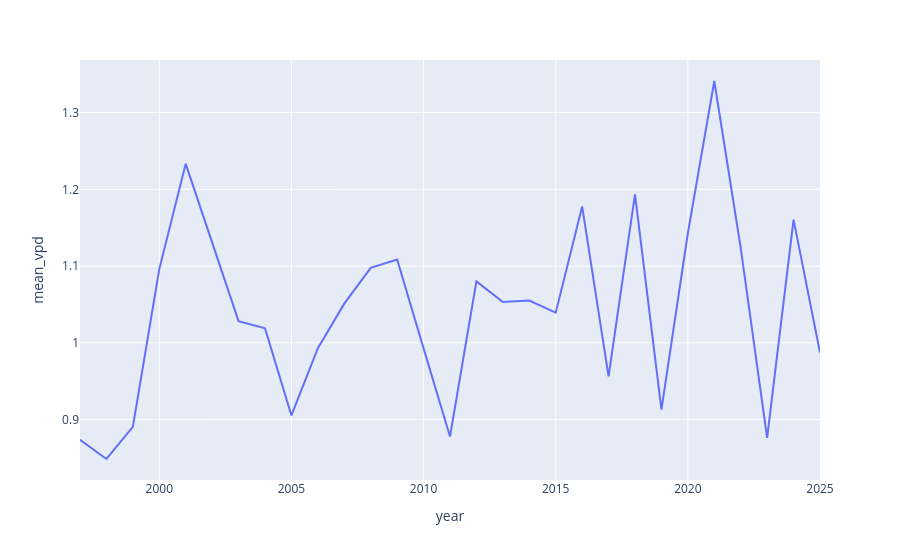

The code cell stored with this chart in its notebook:
### Code cell
px.line(growing_season_vpd_means, x="year", y="mean_vpd")

### Figure 1 — Plotly figure (JSON) as saved in the notebook; plotly's stock layout.template omitted (floating-point values rounded to 4 significant figures)
{"data": [{"hovertemplate": "year=%{x}<br>mean_vpd=%{y}<extra></extra>", "legendgroup": "", "line": {"color": "#636efa", "dash": "solid"}, "marker": {"symbol": "circle"}, "mode": "lines", "name": "", "orientation": "v", "showlegend": false, "type": "scatter", "x": [1997, 1998, 1999, 2000, 2001, 2002, 2003, 2004, 2005, 2006, 2007, 2008, 2009, 2010, 2011, 2012, 2013, 2014, 2015, 2016, 2017, 2018, 2019, 2020, 2021, 2022, 2023, 2024, 2025], "xaxis": "x", "y": [0.8737, 0.8487, 0.8906, 1.096, 1.233, 1.131, 1.028, 1.019, 0.9054, 0.9931, 1.051, 1.098, 1.109, 0.9928, 0.878, 1.08, 1.053, 1.055, 1.039, 1.178, 0.9562, 1.193, 0.9131, 1.143, 1.341, 1.124, 0.8763, 1.16, 0.9874], "yaxis": "y"}], "layout": {"legend": {"tracegroupgap": 0}, "margin": {"t": 60}, "xaxis": {"anchor": "y", "domain": [0, 1], "title": {"text": "year"}}, "yaxis": {"anchor": "x", "domain": [0, 1], "title": {"text": "mean_vpd"}}}}
